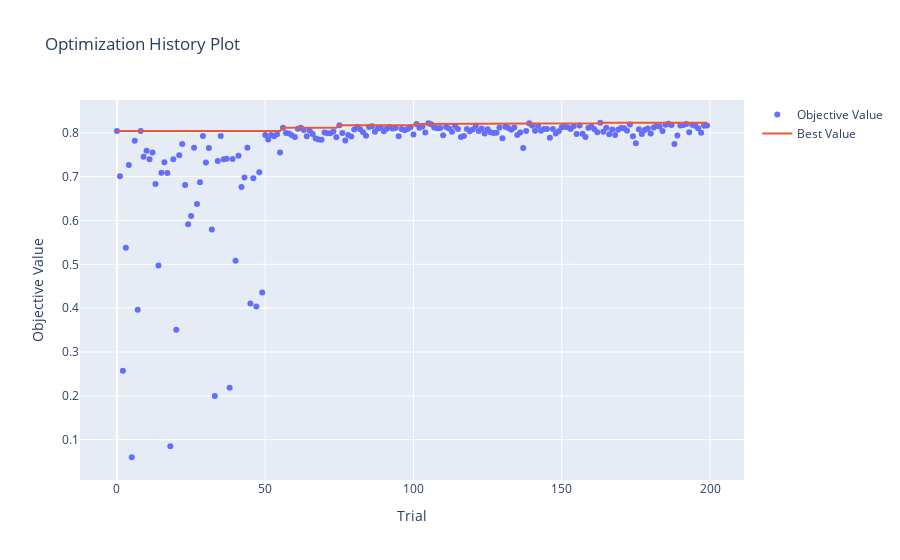

This figure's notebook cell:
### Code cell
fig = plot_optimization_history(study)
os.makedirs("../results/optuna/lightgbm/", exist_ok=True)
pio.write_html(fig, "../results/optuna/lightgbm/optimization_history_lightgbm.html")
fig.show()

### Figure 1 — Plotly figure (JSON) as saved in the notebook; plotly's stock layout.template omitted (floating-point values rounded to 4 significant figures; data arrays with more than 128 entries replaced by an {"elided": "..."} marker saying what was removed)
{"data": [{"mode": "markers", "name": "Objective Value", "type": "scatter", "x": {"elided": "200 int values"}, "y": {"elided": "200 float values"}}, {"mode": "lines", "name": "Best Value", "type": "scatter", "x": {"elided": "200 int values"}, "y": {"elided": "200 float values"}}, {"marker": {"color": "#cccccc"}, "mode": "markers", "name": "Infeasible Trial", "showlegend": false, "type": "scatter", "x": [], "y": []}], "layout": {"title": {"text": "Optimization History Plot"}, "xaxis": {"title": {"text": "Trial"}}, "yaxis": {"title": {"text": "Objective Value"}}}}
